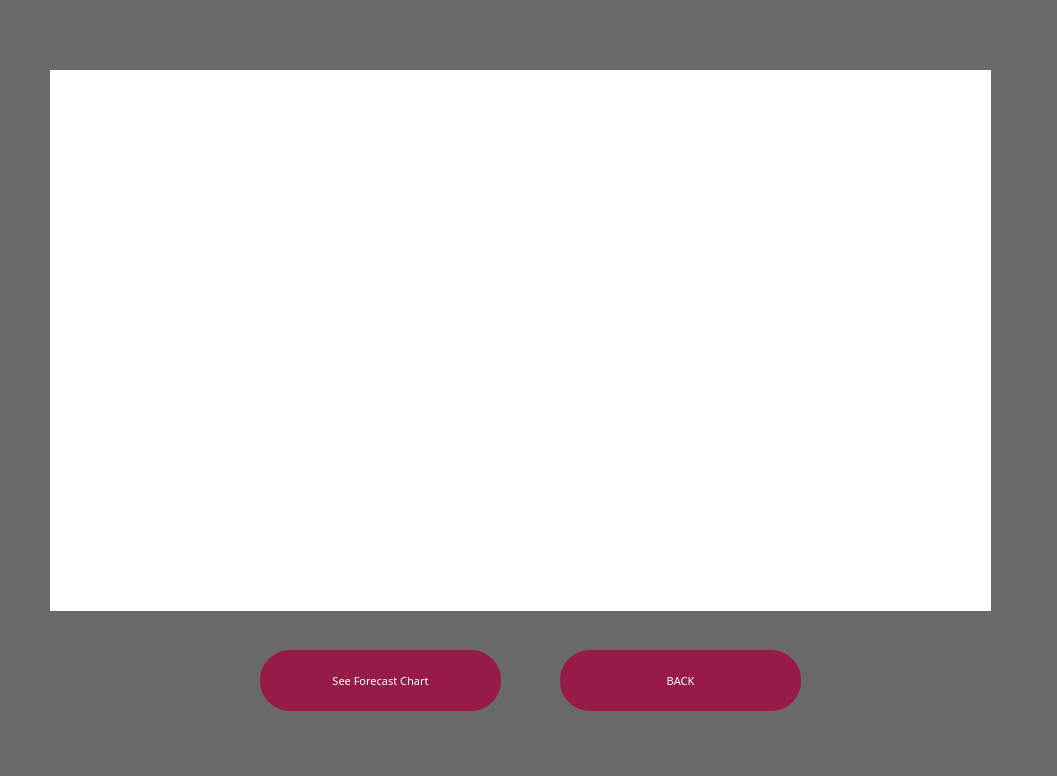
<?xml version="1.0" encoding="UTF-8"?>
<ui version="4.0">
 <class>pressurepreform</class>
 <widget class="QWidget" name="pressurepreform">
  <property name="geometry">
   <rect>
    <x>0</x>
    <y>0</y>
    <width>1057</width>
    <height>776</height>
   </rect>
  </property>
  <property name="windowTitle">
   <string>Form</string>
  </property>
  <property name="styleSheet">
   <string notr="true">background-color: rgb(105, 105, 105);


</string>
  </property>
  <widget class="MatplotlibWidget" name="widgetpressurepre" native="true">
   <property name="geometry">
    <rect>
     <x>50</x>
     <y>70</y>
     <width>941</width>
     <height>541</height>
    </rect>
   </property>
   <property name="styleSheet">
    <string notr="true">background-color: rgb(255, 255, 255);</string>
   </property>
  </widget>
  <widget class="QPushButton" name="pressureprebackbutton">
   <property name="geometry">
    <rect>
     <x>560</x>
     <y>650</y>
     <width>241</width>
     <height>61</height>
    </rect>
   </property>
   <property name="font">
    <font>
     <family>Segoe Print</family>
     <pointsize>8</pointsize>
    </font>
   </property>
   <property name="styleSheet">
    <string notr="true">background:rgb(150, 27, 70);
border:none;
border-radius:30px;
color:white;</string>
   </property>
   <property name="text">
    <string>BACK</string>
   </property>
  </widget>
  <widget class="QPushButton" name="pressurepreforecastbutton">
   <property name="geometry">
    <rect>
     <x>260</x>
     <y>650</y>
     <width>241</width>
     <height>61</height>
    </rect>
   </property>
   <property name="font">
    <font>
     <family>Segoe Print</family>
     <pointsize>8</pointsize>
    </font>
   </property>
   <property name="styleSheet">
    <string notr="true">background:rgb(150, 27, 70);
border:none;
border-radius:30px;
color:white;</string>
   </property>
   <property name="text">
    <string>See Forecast Chart</string>
   </property>
  </widget>
 </widget>
 <customwidgets>
  <customwidget>
   <class>MatplotlibWidget</class>
   <extends>QWidget</extends>
   <header>mmatplotlibwidget</header>
   <container>1</container>
  </customwidget>
 </customwidgets>
 <resources/>
 <connections/>
</ui>
